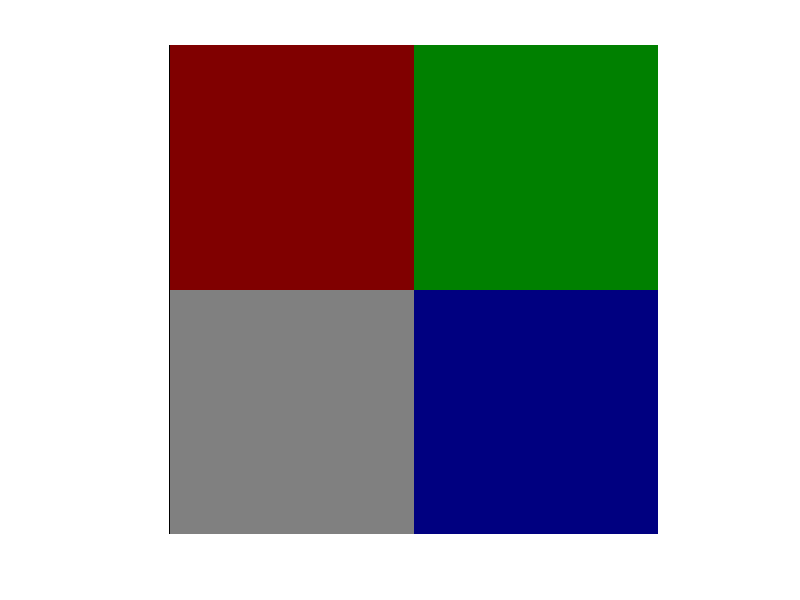

Here is the MATLAB script that generated this plot: (Note: this script raises an error after producing the figure.)
img_size = 600;

hsi_img = zeros(img_size/2, img_size/2, 3);

hsi_img(1:img_size/2, 1:img_size/2, 1) = 0;
hsi_img(1:img_size/2, 1:img_size/2, 2) = 1;
hsi_img(1:img_size/2, 1:img_size/2, 3) = 0.5;

hsi_img(1:img_size/2, img_size/2+1:img_size, 1) = 120/360;
hsi_img(1:img_size/2, img_size/2+1:img_size, 2) = 1;
hsi_img(1:img_size/2, img_size/2+1:img_size, 3) = 0.5;

hsi_img(img_size/2+1:img_size, img_size/2+1:img_size, 1) = 240/360;
hsi_img(img_size/2+1:img_size, img_size/2+1:img_size, 2) = 1;
hsi_img(img_size/2+1:img_size, img_size/2+1:img_size, 3) = 0.5;

hsi_img(img_size/2+1:img_size, 1:img_size/2, 1) = 0;
hsi_img(img_size/2+1:img_size, 1:img_size/2, 2) = 0;
hsi_img(img_size/2+1:img_size, 1:img_size/2, 3) = 0.5;

f = figure;
imshow(hsv2rgb(hsi_img));
impixelinfo(f);